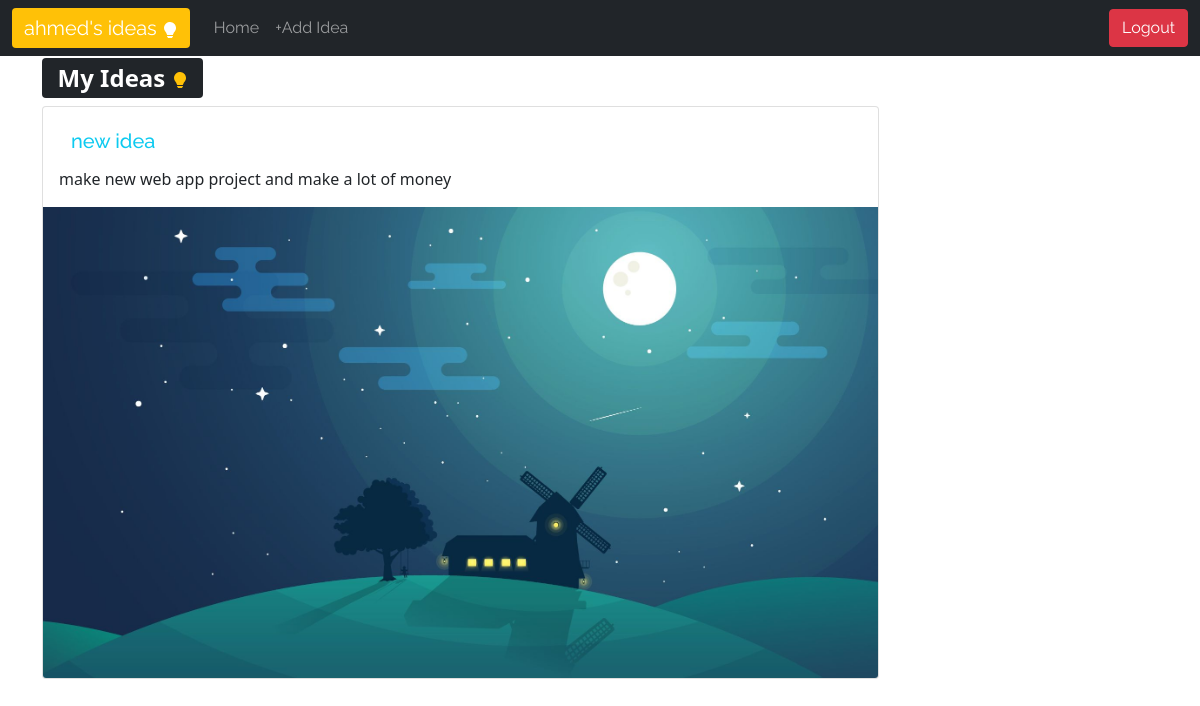
The page /ideas (signed in) on the database its author committed.
### tables this page shows
CREATE TABLE posts(
        user_id integer not null,
        title varchar(30) not null,
        content text not null,
        image varchar(60) not null
    );

### run.py (the view)
@app.route("/ideas")
def ideas():
    if session.get("user"):
        id_ = session.get("user")[0]
        posts = posts_db.get_by(id_)
        return render_template("ideas.html", username=session.get("user")[1].capitalize(), posts=posts, title=session.get("user")[2].capitalize(), bio=session.get("user")[3], img=session.get("user")[4])
    return render_template("login.html")

### posts_db.py (called while the page is built)
def get_by(user_id):
    conn = sqlite3.connect("data.db")
    cur = conn.cursor()
    cur.execute("select rowid,* from posts where user_id=? order by rowid desc", (user_id,))
    conn.commit()
    data = cur.fetchall()
    conn.close()
    return data

### templates/ideas.html (shortened to what this page needs)
{%extends 'base.html'%}
{%block content%}
<div class="container">
    {%if posts%}
    <h2><span class="badge bg-dark">My Ideas
    </span></h2>
    <div class="my-2 ">
        {%for post in posts%}
        <div class="card  w-75">
            <div class="card-body">
                <a class="btn btn-outline-info border-0" href="{{url_for('idea',post_id=post[0])}}">
                    <h5 class="card-title font-1">{{post[2]}}</h5>
                </a>
                <p class="card-text">{{post[3]}}</p>
            </div>
            <img src="{{url_for('static',filename=post[4])}}" class="card-img-bottom" alt="...">
        </div>
        {%endfor%}
    </div>
    {%else%}
    <h2>there is no Ideas yet!</h2>
    {%endif%}
</div>
{%endblock%}

### static/css/style.css (style rules this page uses)
.font-1 { font-family: 'Raleway', sans-serif; }

### rows shown on the page
posts: title "new idea", content "make new web app project and make a lot of money", image (picture)

### other values the page prints
{{ session['user'][1] }} "ahmed"
